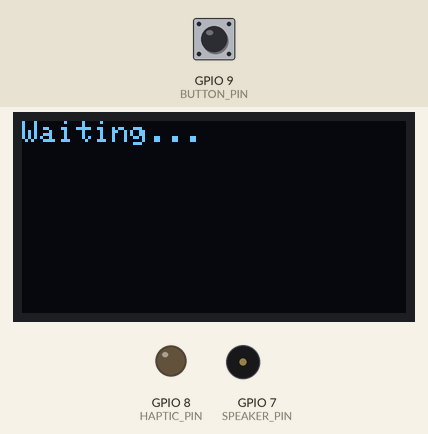
This sketch was run on a simulated ESP32-S3. On the bench: 128×64 one-colour display, output pins drawn as LEDs (lit = HIGH), buzzer (waves = sounding). Dashed ring = blinking. The inputs (shaded band) are chosen by the test bench; at power-on: GPIO 9 (BUTTON_PIN) HIGH.

Above: at 1.2 s.
1.3 s: GPIO 9 (BUTTON_PIN) pulled LOW for 0.15 s
At 1.64 s:
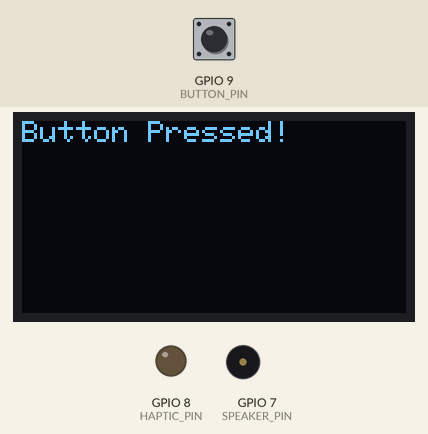
3.2 s: GPIO 9 (BUTTON_PIN) pulled LOW for 1 s
At 3.34 s:
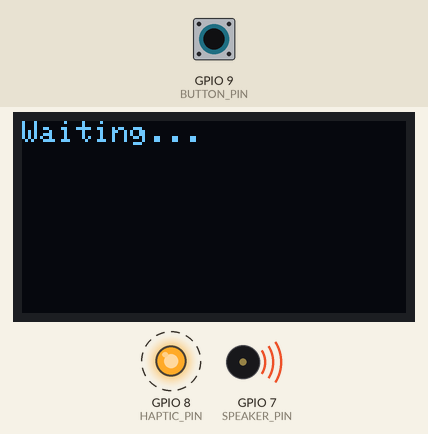
5.8 s: GPIO 9 (BUTTON_PIN) pulled LOW for 3.2 s
At 6.37 s:
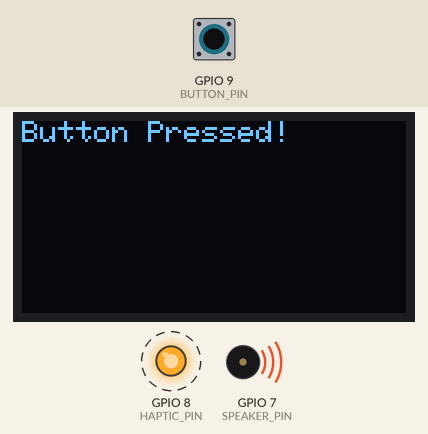
Timing chart, 0 to 10.6 s (numbered marks = the images above; inputs shaded):
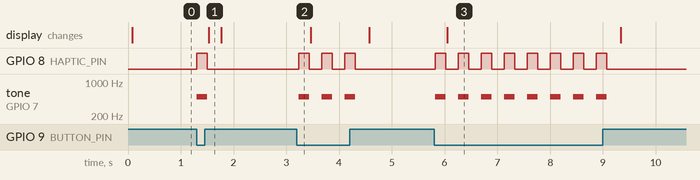

Measured:
- after the input at 1.3 s, GPIO 8 (HAPTIC_PIN): LOW → HIGH at once, → LOW 0.20 s later; tone on GPIO 7 (SPEAKER_PIN): silent → 500 Hz at once, → silent 0.20 s later; the display: changes after 0.23 s (image 1)
- after the input at 3.2 s, GPIO 8 (HAPTIC_PIN): alternates HIGH for 0.20 s and LOW for 0.24 s, 6 changes in all, then stays LOW, starting at once; tone on GPIO 7 (SPEAKER_PIN): alternates 500 Hz for 0.20 s and silent for 0.24 s, 6 changes in all, then stays silent, starting at once
- after the input at 5.8 s, GPIO 8 (HAPTIC_PIN): alternates HIGH for 0.20 s and LOW for 0.24 s, 16 changes in all, then stays LOW, starting at once; tone on GPIO 7 (SPEAKER_PIN): alternates 500 Hz for 0.20 s and silent for 0.24 s, 16 changes in all, then stays silent, starting at once; the display: changes after 0.25 s (image 3)

The sketch:

connectionTest.ino
```cpp
/*
This connection test script is designed to test the functionality of the Micro_Ledger device by making use of all of the connections.
If you experiance any issues whilst running this script reach out to use through our support channel - https://xspence.co.uk/contact.html
*/

// ESP32_Project.ino
#include <Wire.h>
#include <Adafruit_GFX.h>
#include <Adafruit_SSD1306.h>

// Pin definitions
#define BUTTON_PIN 9
#define HAPTIC_PIN 8
#define SPEAKER_PIN 7
#define SCREEN_WIDTH 128
#define SCREEN_HEIGHT 64
#define OLED_RESET -1

// I2C pins (SCL = GPIO 4, SDA = GPIO 5 by default)
Adafruit_SSD1306 display(SCREEN_WIDTH, SCREEN_HEIGHT, &Wire, OLED_RESET);

// Alert class definition
class Alert {
  private:
    const int hapticPin;
    const int speakerPin;

  public:
    Alert() : hapticPin(HAPTIC_PIN), speakerPin(SPEAKER_PIN) {
      pinMode(hapticPin, OUTPUT);
      pinMode(speakerPin, OUTPUT);
    }

    void triggerAlert(int duration, int frequency) {
      digitalWrite(hapticPin, HIGH);      // Turn on haptic motor
      tone(speakerPin, frequency, duration); // Play tone on speaker
      delay(duration);                    // Wait for the duration
      digitalWrite(hapticPin, LOW);       // Turn off haptic motor
    }
};

// Create Alert object
Alert alert;

void setup() {
  pinMode(BUTTON_PIN, INPUT_PULLUP);

  Serial.begin(9600);

  if (!display.begin(SSD1306_SWITCHCAPVCC, 0x3C)) {
    Serial.println(F("SSD1306 allocation failed"));
    for (;;);
  }
  display.clearDisplay();
  display.setTextSize(1);
  display.setTextColor(SSD1306_WHITE);
  display.setCursor(0, 0);
  display.println("ESP32-S3 Ready");
  display.display();
}

void loop() {
  if (digitalRead(BUTTON_PIN) == LOW) {
    alert.triggerAlert(200, 500);

    display.clearDisplay();
    display.setCursor(0, 0);
    display.println("Button Pressed!");
    display.display();

    delay(200); // Debounce
  } else {
    display.clearDisplay();
    display.setCursor(0, 0);
    display.println("Waiting...");
    display.display();
  }
  delay(10); // Stability
}
```
